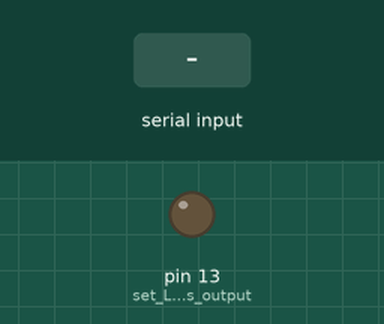
Recording of a sketch running on a simulated Arduino Uno, built with avr-gcc and run on an emulated ATmega328P. Shown: output pins drawn as LEDs (lit = HIGH). The inputs (shaded band) are chosen by the test bench.

Above: at 1.2 s.
1.3 s: byte 128 (0b10000000) received over Serial
At 2.1 s:
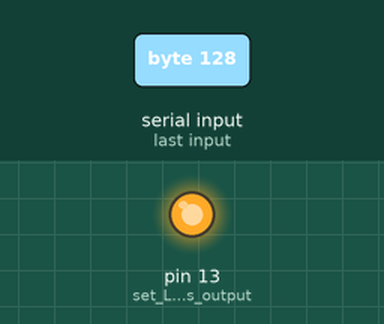
Timing chart, 0 to 4.3 s (numbered marks = the images above; inputs shaded):
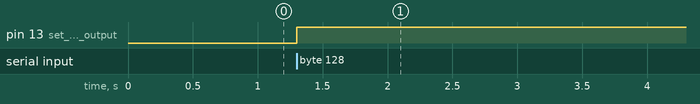

The sketch:

arduino_serial_receiver.ino
```cpp
byte receivedData;

void setup() {
  pinMode(LED_BUILTIN, OUTPUT);      // set LED pin as output
  digitalWrite(LED_BUILTIN, LOW);    // switch off LED pin

  Serial.begin(9600);            // initialize UART with baud rate of 9600

}

void loop() {
  while (Serial.available()) {
    receivedData = Serial.read();   // read one byte from serial buffer and save to receivedData

    if (receivedData == 0b10000000) {
      digitalWrite(LED_BUILTIN, HIGH); // switch LED On0
    }
    else if (receivedData == 0b00000000) {
      digitalWrite(LED_BUILTIN, LOW);  // switch LED Off
    }

  }

}
```

Measured:
- after the input at 1.3 s, pin 13 (set_LED_pin_as_output): LOW → HIGH at once
